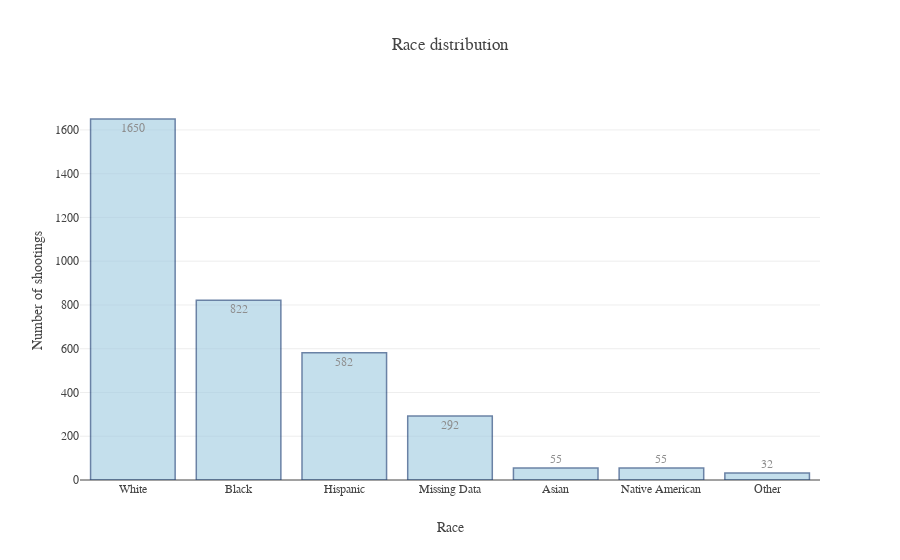

Notebook cell for this chart:
### Code cell
# Race distribution
# Replace abbreviations with full names. easier to read on plot
data['race'].replace(['W', 'B', 'A', 'N', 'H', 'O'], ['White', 'Black', 'Asian', 'Native American', 'Hispanic', 'Other'], inplace=True)
race_counts = data['race'].value_counts(dropna=False)
x = race_counts.index.fillna('Missing Data')
y = race_counts.values

# Create trace    
trace_data = go.Bar(x=x,
                    y=y,
                    text=y,
                    textposition = 'auto',
                    marker=dict(
                        color='rgb(158,202,225)',
                        line=dict(
                            color='rgb(8,48,107)',
                            width=1.5),
                    ),
                    opacity=0.6
                   )

# Create layout
layout = go.Layout(font = dict(family = "Overpass"),
                   title = "Race distribution",
                   xaxis = dict(title = "Race"),
                   yaxis = dict(title = "Number of shootings")
                  )
fig = go.Figure(data=[trace_data], layout=layout)
plotly.offline.iplot(fig , validate=False, show_link=False, image='png', filename='race-distribution')

### Figure 1 — Plotly figure (JSON) as saved in the notebook; plotly's stock layout.template omitted (floating-point values rounded to 4 significant figures)
{"data": [{"marker": {"color": "rgb(158,202,225)", "line": {"color": "rgb(8,48,107)", "width": 1.5}}, "opacity": 0.6, "text": ["1650", "822", "582", "292", "55", "55", "32"], "textposition": "auto", "type": "bar", "uid": "66fda870-8662-11e8-8c6b-8c85909d7190", "x": ["White", "Black", "Hispanic", "Missing Data", "Asian", "Native American", "Other"], "y": [1650, 822, 582, 292, 55, 55, 32]}], "layout": {"font": {"family": "Overpass"}, "title": "Race distribution", "xaxis": {"title": "Race"}, "yaxis": {"title": "Number of shootings"}}}
